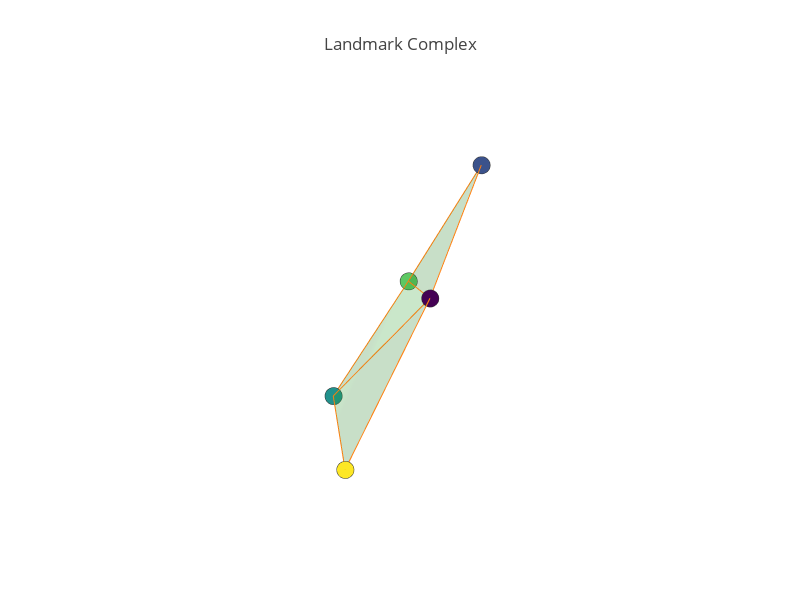

The notebook cell saved with this chart:
### Code cell
landmark_complex, observer_complex = cmapper.build_complex(3.5)

fig = visualize_complex(landmark_complex, 'Landmark Complex')
iplot(fig, filename='landmark_complex')

### Figure 1 — Plotly figure (JSON) as saved in the notebook; plotly's stock layout.template omitted (floating-point values rounded to 4 significant figures)
{"data": [{"hoverinfo": "text", "marker": {"color": [0, 1, 2, 3, 4], "colorscale": "Viridis", "line": {"color": "rgb(50,50,50)", "width": 0.5}, "size": 6, "symbol": "circle"}, "mode": "markers", "name": "Vertices", "text": ["0", "1", "2", "3", "4"], "type": "scatter3d", "uid": "9dc642b6-b03f-11e8-b3e5-8d98e2551efe", "x": [1.66, 0.8335, 2.075, 1.102, 2.58], "y": [-1.094, -1.423, -1.534, -1.799, -0.7695], "z": [1.222, 1.699, 0.4411, 0.7769, 0.8617]}, {"mode": "lines", "name": "Edges", "type": "scatter3d", "uid": "9dc644aa-b03f-11e8-b3e5-8d98e2551efe", "x": [1.66, 0.8335, null, 1.66, 2.075, null, 1.66, 1.102, null, 1.66, 2.58, null, 0.8335, 1.102, null, 2.075, 1.102, null, 2.075, 2.58, null], "y": [-1.094, -1.423, null, -1.094, -1.534, null, -1.094, -1.799, null, -1.094, -0.7695, null, -1.423, -1.799, null, -1.534, -1.799, null, -1.534, -0.7695, null], "z": [1.222, 1.699, null, 1.222, 0.4411, null, 1.222, 0.7769, null, 1.222, 0.8617, null, 1.699, 0.7769, null, 0.4411, 0.7769, null, 0.4411, 0.8617, null]}, {"i": [0, 0, 0], "j": [1, 2, 2], "k": [3, 3, 4], "name": "Faces", "opacity": 0.25, "type": "mesh3d", "uid": "9dc6457c-b03f-11e8-b3e5-8d98e2551efe", "x": [1.66, 0.8335, 2.075, 1.102, 2.58], "y": [-1.094, -1.423, -1.534, -1.799, -0.7695], "z": [1.222, 1.699, 0.4411, 0.7769, 0.8617]}], "layout": {"height": 600, "margin": {"t": 100}, "scene": {"xaxis": {"showbackground": false, "showgrid": false, "showline": false, "showticklabels": false, "title": "", "zeroline": false}, "yaxis": {"showbackground": false, "showgrid": false, "showline": false, "showticklabels": false, "title": "", "zeroline": false}, "zaxis": {"showbackground": false, "showgrid": false, "showline": false, "showticklabels": false, "title": "", "zeroline": false}}, "showlegend": false, "title": "Landmark Complex", "width": 800}}
